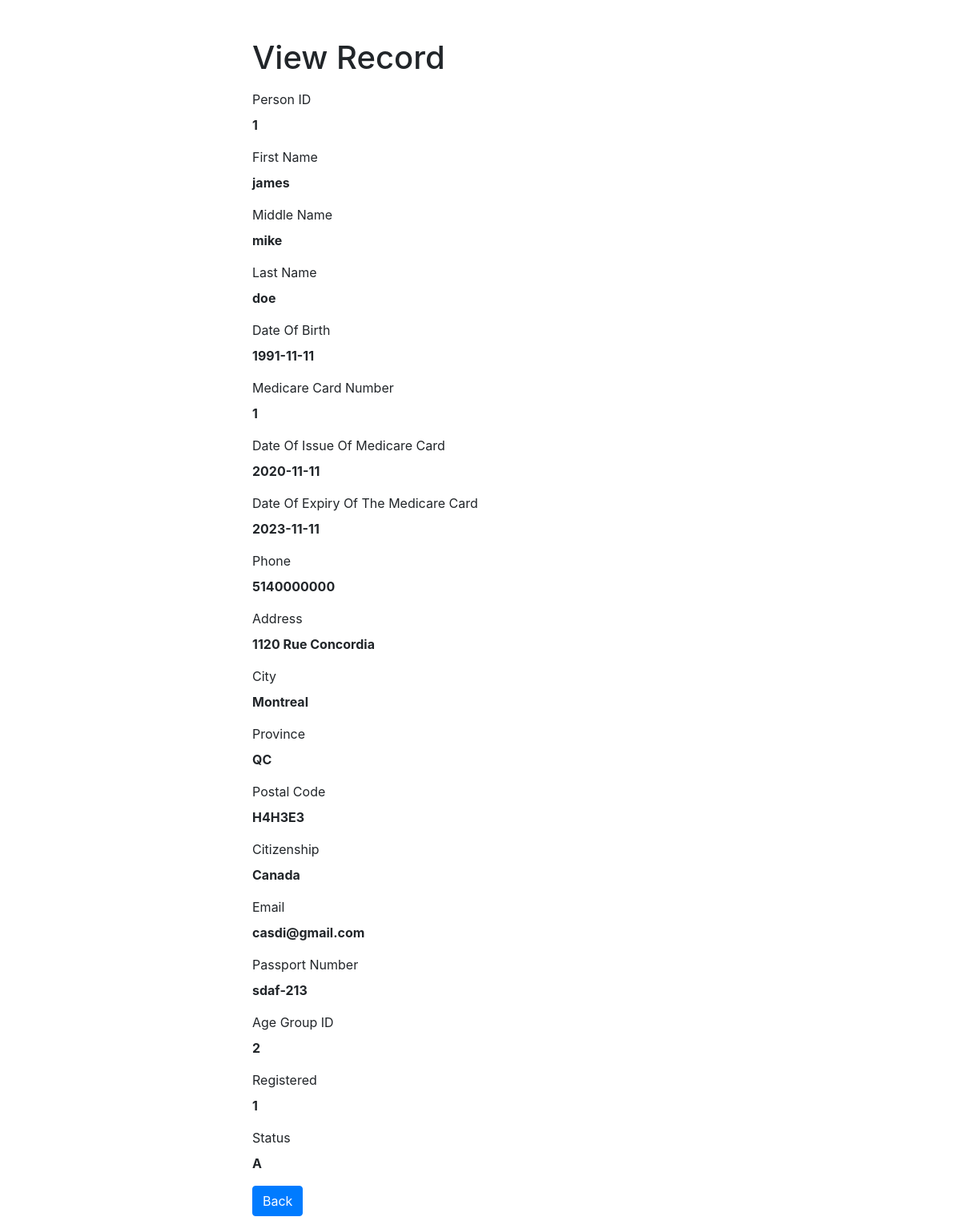
Page /php/person/read.php?person_id=1 on the committed database.
### tables this page shows
CREATE TABLE `person` (
  `person_id` int NOT NULL AUTO_INCREMENT COMMENT 'primary key',
  `first_name` varchar(255) NOT NULL,
  `middle_name` varchar(255) DEFAULT NULL,
  `last_name` varchar(255) NOT NULL,
  `date_of_birth` date NOT NULL,
  `medicare_card_number` varchar(255) DEFAULT NULL,
  `date_of_issue_of_medicare_card` date DEFAULT NULL,
  `date_of_expiry_of_the_medicare_card` date DEFAULT NULL,
  `phone` varchar(10) NOT NULL,
  `address` varchar(255) NOT NULL,
  `city` varchar(255) NOT NULL,
  `province` varchar(255) NOT NULL,
  `postal_code` varchar(10) NOT NULL,
  `citizenship` varchar(10) NOT NULL,
  `email` varchar(255) NOT NULL,
  `passport_number` varchar(255) NOT NULL,
  `age_group_id` int DEFAULT NULL,
  `registered` tinyint(1) DEFAULT NULL,
  `status` enum('A','D') NOT NULL DEFAULT 'A' COMMENT 'A - Active, D - Deleted',
  PRIMARY KEY (`person_id`),
  KEY `age_group_id` (`age_group_id`),
  CONSTRAINT `person_ibfk_1` FOREIGN KEY (`age_group_id`) REFERENCES `age_group` (`age_group_id`) ON DELETE CASCADE
);

### php/person/read.php (the view, shortened to what this page needs)
<?php
if (isset($_GET["person_id"]) && !empty(trim($_GET["person_id"]))) {
    $link = connect();
    $sql = "SELECT * FROM person WHERE person_id = ?";
    if ($stmt = mysqli_prepare($link, $sql)) {
        mysqli_stmt_bind_param($stmt, "i", $param_id);
        if (mysqli_stmt_execute($stmt)) {
            $result = mysqli_stmt_get_result($stmt);
            if (mysqli_num_rows($result) == 1) {
                $row = mysqli_fetch_array($result, MYSQLI_ASSOC);
            } else {
                header("location: error.php");
                exit();
            }
        } else {
            echo "Oops! Something went wrong. Please try again later.";
        }
    }
} else {
    header("location: error.php");
    exit();
}
?>
<!DOCTYPE html>
<html lang="en">
<head>
    <link rel="stylesheet" href="https://stackpath.bootstrapcdn.com/bootstrap/4.5.2/css/bootstrap.min.css">
</head>
<body>
    <div class="wrapper">
        <div class="container-fluid">
            <div class="row">
                <div class="col-md-12">
                    <h1 class="mt-5 mb-3">View Record</h1>
                    <div class="form-group">
                        <label>Person ID</label>
                        <p><b><?php echo $row["person_id"]; ?></b></p>
                    </div>
                    <div class="form-group">
                        <label>First Name</label>
                        <p><b><?php echo $row["first_name"]; ?></b></p>
                    </div>
                    <div class="form-group">
                        <label>Middle Name</label>
                        <p><b><?php echo $row["middle_name"]; ?></b></p>
                    </div>
                    <div class="form-group">
                        <label>Last Name</label>
                        <p><b><?php echo $row["last_name"]; ?></b></p>
                    </div>
                    <div class="form-group">
                        <label>Date Of Birth</label>
                        <p><b><?php echo $row["date_of_birth"]; ?></b></p>
                    </div>
                    <div class="form-group">
                        <label>Medicare Card Number</label>
                        <p><b><?php echo $row["medicare_card_number"]; ?></b></p>
                    </div>
                    <div class="form-group">
                        <label>Date Of Issue Of Medicare Card</label>
                        <p><b><?php echo $row["date_of_issue_of_medicare_card"]; ?></b></p>
                    </div>
                    <div class="form-group">
                        <label>Date Of Expiry Of The Medicare Card</label>
                        <p><b><?php echo $row["date_of_expiry_of_the_medicare_card"]; ?></b></p>
                    </div>
                    <div class="form-group">
                        <label>Phone</label>
                        <p><b><?php echo $row["phone"]; ?></b></p>
                    </div>
                    <div class="form-group">
                        <label>Address</label>
                        <p><b><?php echo $row["address"]; ?></b></p>
                    </div>
                    <div class="form-group">
                        <label>City</label>
                        <p><b><?php echo $row["city"]; ?></b></p>
                    </div>
                    <div class="form-group">
                        <label>Province</label>
                        <p><b><?php echo $row["province"]; ?></b></p>
                    </div>
                    <div class="form-group">
                        <label>Postal Code</label>
                        <p><b><?php echo $row["postal_code"]; ?></b></p>
                    </div>
                    <div class="form-group">
                        <label>Citizenship</label>
                        <p><b><?php echo $row["citizenship"]; ?></b></p>
                    </div>
                    <div class="form-group">
                        <label>Email</label>
                        <p><b><?php echo $row["email"]; ?></b></p>
                    </div>
                    <div class="form-group">
                        <label>Passport Number</label>
                        <p><b><?php echo $row["passport_number"]; ?></b></p>
                    </div>
                    <div class="form-group">
                        <label>Age Group ID</label>
                        <p><b><?php echo $row["age_group_id"]; ?></b></p>
                    </div>
                    <div class="form-group">
                        <label>Registered</label>
                        <p><b><?php echo $row["registered"]; ?></b></p>
                    </div>
                    <div class="form-group">
                        <label>Status</label>
                        <p><b><?php echo $row["status"]; ?></b></p>
                    </div>
                    <p><a href="person.php" class="btn btn-primary">Back</a></p>
                </div>
            </div>
        </div>
    </div>
</body>
</html>

### php/person/read.php (style rules this page uses)
.wrapper { width: 600px; margin: 0 auto; }

### rows in the picture
person: person_id "1", first_name "james", middle_name "mike", last_name "doe", date_of_birth "1991-11-11", medicare_card_number "1", date_of_issue_of_medicare_card "2020-11-11", date_of_expiry_of_the_medicare_card "2023-11-11", phone "5140000000", address "1120 Rue Concordia", city "Montreal", province "QC", postal_code "H4H3E3", citizenship "Canada", email "casdi@gmail.com", passport_number "sdaf-213", age_group "2", registered "1", status "A"
